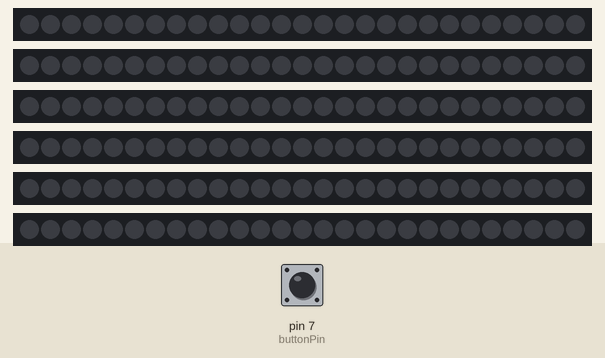
This sketch was run on a simulated Arduino Uno, built with avr-gcc and run on an emulated ATmega328P. Parts: 6 × 27 RGB LEDs in strip order, left to right. The inputs (shaded band) are chosen by the test bench; at power-on: pin 7 (buttonPin) HIGH. Dim RGB values are drawn brighter than linear; random numbers use the default seed unless the sketch sets one.

Above: at 1.2 s.
1.3 s: pin 7 (buttonPin) pulled LOW for 0.15 s
2.0 s: pin 7 (buttonPin) pulled LOW for 0.15 s
At 2.63 s:
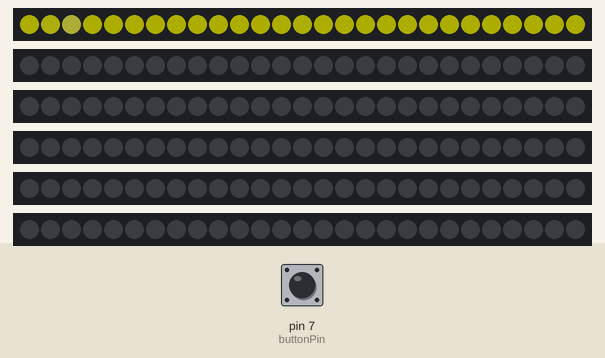
2.7 s: pin 7 (buttonPin) pulled LOW for 0.15 s
3.4 s: pin 7 (buttonPin) pulled LOW for 0.15 s
At 3.85 s:
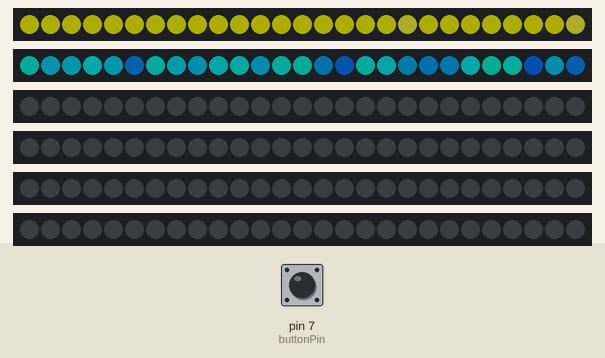
4.1 s: pin 7 (buttonPin) pulled LOW for 0.15 s
At 4.76 s:
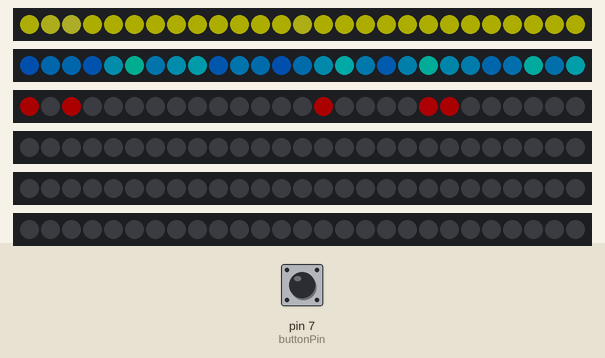
4.8 s: pin 7 (buttonPin) pulled LOW for 0.15 s
At 5.37 s:
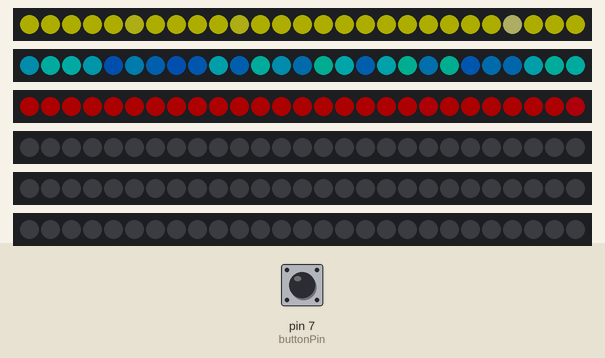
Timing chart, 0 to 7.8 s (numbered marks = the images above; inputs shaded):
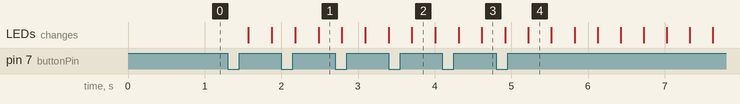

The sketch:

LED.ino
```cpp
#include <FastLED.h>
#include <OneButton.h>

// Pin numbers.
const int ledPins[6] = {13, 12, 11, 10, 9, 8};
const int buttonPin = 7;
OneButton btn = OneButton(buttonPin, true, true);

// Button states.
int buttonPressed = 0;

// Animation durations in miliseconds.
const int sparkInterval = 50;
const int energyFlowPeriod = 5;

// LED strip arrays.
const int NUM_LEDS = 27;
CRGB leds_1[NUM_LEDS];
CRGB leds_2[NUM_LEDS];
CRGB leds_3[NUM_LEDS];
CRGB leds_4[NUM_LEDS];
CRGB leds_5[NUM_LEDS];
CRGB leds_6[NUM_LEDS];

// LED strip brightness.
const int brightness = 50;


// ------------------- Gradient Palettes START --------------------- //
DEFINE_GRADIENT_PALETTE(yellow_gp) {       // Update required, red dots present.
  0, 255, 255, 0,
  100, 255, 255, 0,
  127, 255, 255, 170,
  154, 255, 255, 0,
  255, 255, 255, 0
};

DEFINE_GRADIENT_PALETTE(blue_gp) {         // Less green, overall good looking.
  0, 0, 121, 255,
  127, 0, 255, 213,
  255, 0, 121, 255
};

DEFINE_GRADIENT_PALETTE(red_gp) {          // Update required, yellow dots present.
  0, 255, 0, 0,
  100, 255, 0, 0,
  127, 255, 0, 20,
  154, 255, 0, 0,
  255, 255, 0, 0
};

DEFINE_GRADIENT_PALETTE(green_gp) {        // Less yellow, overall good looking.
  0, 0, 255, 0,
  127, 255, 251, 0,
  255, 0, 255, 0
};

DEFINE_GRADIENT_PALETTE(pink_gp) {         // Update required, random colours present.
  0, 247, 15, 172,
  100, 247, 15, 172,
  127, 251, 210, 122,
  154, 247, 15, 172,
  255, 247, 15, 172
};

DEFINE_GRADIENT_PALETTE(purple_gp) {       // Good looking.
  0, 105, 0, 254,
  100, 105, 0, 254,
  127, 245, 0, 240,
  154, 105, 0, 254,
  255, 105, 0, 254
};

CRGBPalette16 yellow = yellow_gp;
CRGBPalette16 blue = blue_gp;
CRGBPalette16 red = red_gp;
CRGBPalette16 green = green_gp;
CRGBPalette16 pink = pink_gp;
CRGBPalette16 purple = purple_gp;
// ------------------- Gradient Palettes END --------------------- //


// LED color indices.
uint8_t colorIndex_1[NUM_LEDS];
uint8_t colorIndex_2[NUM_LEDS];
uint8_t colorIndex_3[NUM_LEDS];
uint8_t colorIndex_4[NUM_LEDS];
uint8_t colorIndex_5[NUM_LEDS];
uint8_t colorIndex_6[NUM_LEDS];


void setup() {
  // Setup Dout pins for LED strips.
  FastLED.addLeds<WS2812B, 13, GRB>(leds_1, NUM_LEDS); // Ledpins integers can be found here.
  FastLED.addLeds<WS2812B, 12, GRB>(leds_2, NUM_LEDS);
  FastLED.addLeds<WS2812B, 11, GRB>(leds_3, NUM_LEDS);
  FastLED.addLeds<WS2812B, 10, GRB>(leds_4, NUM_LEDS);
  FastLED.addLeds<WS2812B, 9, GRB>(leds_5, NUM_LEDS);
  FastLED.addLeds<WS2812B, 8, GRB>(leds_6, NUM_LEDS);
  FastLED.setBrightness(brightness);

  // Setup Din pin for button.
  pinMode(buttonPin, INPUT_PULLUP);
  btn.attachClick(stateChange);

  // Fill the colorIndex with random numbers
  for (int i = 0; i < NUM_LEDS; i++) {
    colorIndex_1[i] = random8();
    colorIndex_2[i] = random8();
    colorIndex_3[i] = random8();
    colorIndex_4[i] = random8();
    colorIndex_5[i] = random8();
    colorIndex_6[i] = random8();
  }
}


void loop() {
  if (buttonPressed == 13) {
    stopAnimations();
    return 0;
  }
  if (buttonPressed >= 12) {         // Done.
    runPurpleEnergy();
  }

  if (buttonPressed == 11) {         // 6th stone inserted.
    runPurpleSpark();
  }

  if (buttonPressed >= 10) {         // Watiing for 6th stone.
    runPinkEnergy();
  }

  if (buttonPressed == 9) {         // 5th stone inserted.
    runPinkSpark();
  }

  if (buttonPressed >= 8) {         // Watiing for 5th stone.
    runGreenEnergy();
  }

  if (buttonPressed == 7) {         // 4th stone inserted.
    runGreenSpark();
  }

  if (buttonPressed >= 6) {         // Watiing for 4th stone.
    runRedEnergy();
  }

  if (buttonPressed == 5) {         // 3rd stone inserted.
    runRedSpark();
  }

  if (buttonPressed >= 4) {         // Waiting for 3rd stone.
    runBlueEnergy();
  }

  if (buttonPressed == 3) {         // 2nd stone inserted.
    runBlueSpark();
  }

  if (buttonPressed >= 2) {         // Waiting for 2nd stone.
    runYellowEnergy();
  }

  if (buttonPressed == 1) {         // 1st stone inserted.
    runYellowSpark();
  }

  FastLED.show();
  btn.tick();
}


// -------------------- Key Animation Functions START -------------------- //
void stopAnimations() {
  for (int i = 0; i < NUM_LEDS; i++) {
    leds_1[i] = CRGB::Black;
    leds_2[i] = CRGB::Black;
    leds_3[i] = CRGB::Black;
    leds_4[i] = CRGB::Black;
    leds_5[i] = CRGB::Black;
    leds_6[i] = CRGB::Black;
  }
}
// -------------------- Key Functions END -------------------- //


// -------------------- Spark Animation Functions START -------------------- //
void runYellowSpark() {
  EVERY_N_MILLISECONDS(sparkInterval) {
    leds_1[random8(0, NUM_LEDS - 1)] = ColorFromPalette(yellow, random8(), 255, LINEARBLEND);
  }
  fadeToBlackBy(leds_1, NUM_LEDS, 1);
}

void runBlueSpark() {
  EVERY_N_MILLISECONDS(sparkInterval) {
    leds_2[random8(0, NUM_LEDS - 1)] = ColorFromPalette(blue, random8(), 255, LINEARBLEND);
  }
  fadeToBlackBy(leds_2, NUM_LEDS, 1);
}

void runRedSpark() {
  EVERY_N_MILLISECONDS(sparkInterval) {
    leds_3[random8(0, NUM_LEDS - 1)] = ColorFromPalette(red, random8(), 255, LINEARBLEND);
  }
  fadeToBlackBy(leds_3, NUM_LEDS, 1);
}

void runGreenSpark() {
  EVERY_N_MILLISECONDS(sparkInterval) {
    leds_4[random8(0, NUM_LEDS - 1)] = ColorFromPalette(green, random8(), 255, LINEARBLEND);
  }
  fadeToBlackBy(leds_4, NUM_LEDS, 1);
}

void runPinkSpark() {
  EVERY_N_MILLISECONDS(sparkInterval) {
    leds_5[random8(0, NUM_LEDS - 1)] = ColorFromPalette(pink, random8(), 255, LINEARBLEND);
  }
  fadeToBlackBy(leds_5, NUM_LEDS, 1);
}

void runPurpleSpark() {
  EVERY_N_MILLISECONDS(sparkInterval) {
    leds_6[random8(0, NUM_LEDS - 1)] = ColorFromPalette(purple, random8(), 255, LINEARBLEND);
  }
  fadeToBlackBy(leds_6, NUM_LEDS, 1);
}
// -------------------- Spark Animation Functions END -------------------- //


// -------------------- Energy Flow Animation Functions START -------------------- //
void runYellowEnergy() {
  for (int i = 0; i < NUM_LEDS; i++) {
    leds_1[i] = ColorFromPalette(yellow, colorIndex_1[i]);
  }

  EVERY_N_MILLISECONDS(energyFlowPeriod){
    for (int i = 0; i < NUM_LEDS; i++) {
      colorIndex_1[i]++;
    }
  }
}

void runBlueEnergy() {
  for (int i = 0; i < NUM_LEDS; i++) {
    leds_2[i] = ColorFromPalette(blue, colorIndex_2[i]);
  }

  EVERY_N_MILLISECONDS(energyFlowPeriod){
    for (int i = 0; i < NUM_LEDS; i++) {
      colorIndex_2[i]++;
    }
  }
}

void runRedEnergy() {
  for (int i = 0; i < NUM_LEDS; i++) {
    leds_3[i] = ColorFromPalette(red, colorIndex_3[i]);
  }

  EVERY_N_MILLISECONDS(energyFlowPeriod){
    for (int i = 0; i < NUM_LEDS; i++) {
      colorIndex_3[i]++;
    }
  }
}

void runGreenEnergy() {
  for (int i = 0; i < NUM_LEDS; i++) {
    leds_4[i] = ColorFromPalette(green, colorIndex_4[i]);
  }

  EVERY_N_MILLISECONDS(energyFlowPeriod){
    for (int i = 0; i < NUM_LEDS; i++) {
      colorIndex_4[i]++;
    }
  }
}

void runPinkEnergy() {
  for (int i = 0; i < NUM_LEDS; i++) {
    leds_5[i] = ColorFromPalette(pink, colorIndex_5[i]);
  }

  EVERY_N_MILLISECONDS(energyFlowPeriod){
    for (int i = 0; i < NUM_LEDS; i++) {
      colorIndex_5[i]++;
    }
  }
}

void runPurpleEnergy() {
  for (int i = 0; i < NUM_LEDS; i++) {
    leds_6[i] = ColorFromPalette(purple, colorIndex_6[i]);
  }

  EVERY_N_MILLISECONDS(energyFlowPeriod){
    for (int i = 0; i < NUM_LEDS; i++) {
      colorIndex_6[i]++;
    }
  }
}
// -------------------- Energy Flow Animation Functions END -------------------- //

void stateChange() {
  buttonPressed ++;
}
```
